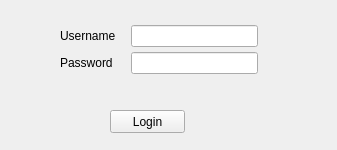
<?xml version="1.0" encoding="UTF-8"?>
<ui version="4.0">
 <class>Form</class>
 <widget class="QWidget" name="Form">
  <property name="geometry">
   <rect>
    <x>0</x>
    <y>0</y>
    <width>337</width>
    <height>150</height>
   </rect>
  </property>
  <property name="windowTitle">
   <string>Login</string>
  </property>
  <widget class="QWidget" name="gridLayoutWidget">
   <property name="geometry">
    <rect>
     <x>60</x>
     <y>20</y>
     <width>198</width>
     <height>61</height>
    </rect>
   </property>
   <layout class="QGridLayout" name="gridLayout">
    <property name="sizeConstraint">
     <enum>QLayout::SetDefaultConstraint</enum>
    </property>
    <property name="leftMargin">
     <number>0</number>
    </property>
    <property name="topMargin">
     <number>0</number>
    </property>
    <property name="horizontalSpacing">
     <number>15</number>
    </property>
    <property name="verticalSpacing">
     <number>0</number>
    </property>
    <item row="0" column="0">
     <widget class="QLabel" name="user_label">
      <property name="text">
       <string>Username</string>
      </property>
     </widget>
    </item>
    <item row="1" column="0">
     <widget class="QLabel" name="pass_label">
      <property name="text">
       <string>Password</string>
      </property>
     </widget>
    </item>
    <item row="0" column="1">
     <widget class="QLineEdit" name="user_text">
      <property name="minimumSize">
       <size>
        <width>0</width>
        <height>20</height>
       </size>
      </property>
     </widget>
    </item>
    <item row="1" column="1">
     <widget class="QLineEdit" name="pass_text">
      <property name="sizePolicy">
       <sizepolicy hsizetype="Expanding" vsizetype="Fixed">
        <horstretch>0</horstretch>
        <verstretch>0</verstretch>
       </sizepolicy>
      </property>
      <property name="minimumSize">
       <size>
        <width>0</width>
        <height>20</height>
       </size>
      </property>
      <property name="echoMode">
       <enum>QLineEdit::Password</enum>
      </property>
     </widget>
    </item>
   </layout>
  </widget>
  <widget class="QPushButton" name="login_button">
   <property name="geometry">
    <rect>
     <x>110</x>
     <y>110</y>
     <width>75</width>
     <height>23</height>
    </rect>
   </property>
   <property name="sizePolicy">
    <sizepolicy hsizetype="Fixed" vsizetype="Fixed">
     <horstretch>0</horstretch>
     <verstretch>0</verstretch>
    </sizepolicy>
   </property>
   <property name="text">
    <string>Login</string>
   </property>
  </widget>
  <widget class="QLabel" name="error_label">
   <property name="geometry">
    <rect>
     <x>60</x>
     <y>80</y>
     <width>241</width>
     <height>21</height>
    </rect>
   </property>
   <property name="minimumSize">
    <size>
     <width>200</width>
     <height>0</height>
    </size>
   </property>
   <property name="styleSheet">
    <string notr="true">color:red</string>
   </property>
   <property name="text">
    <string/>
   </property>
  </widget>
 </widget>
 <resources/>
 <connections/>
</ui>
